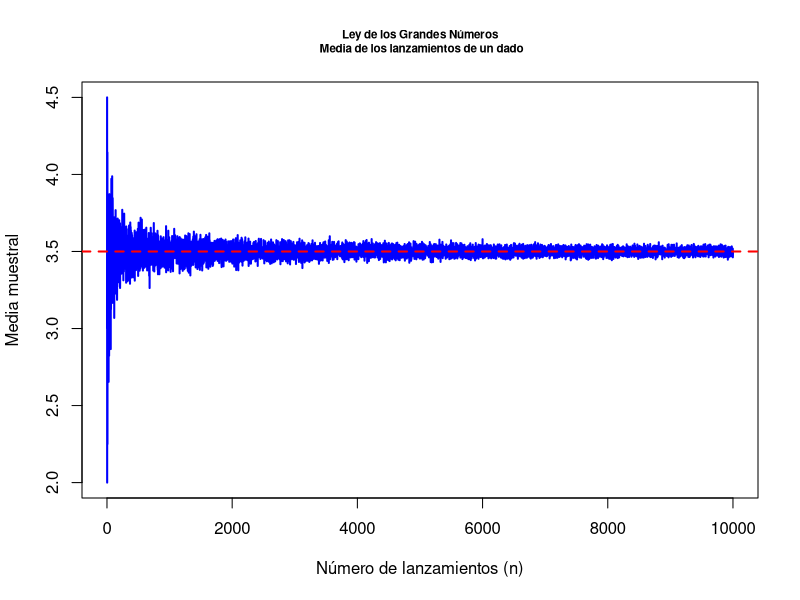
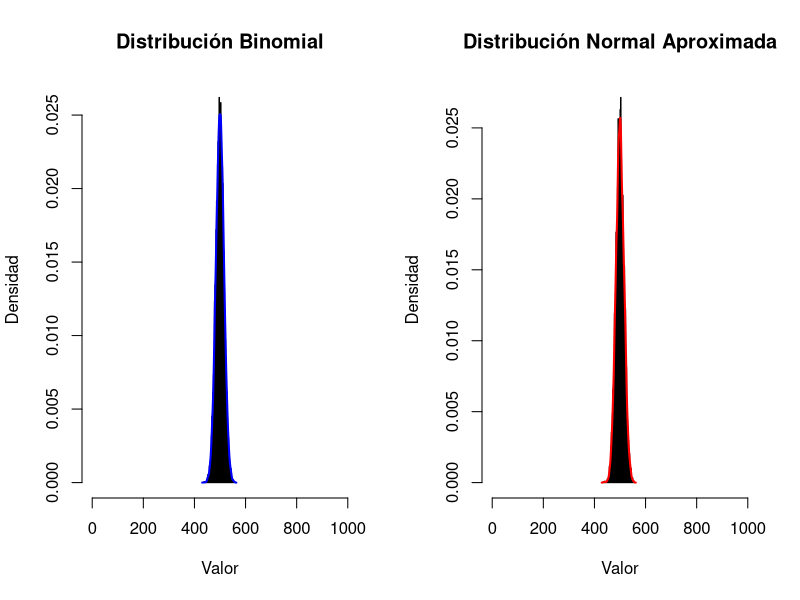
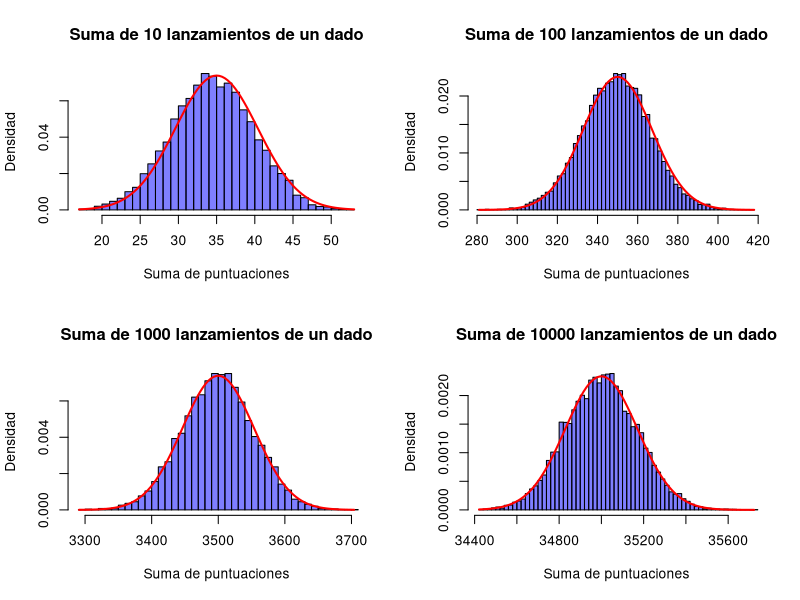

These charts were generated, in order, by the following R code:
## ---- chunk 1
# Definir la función para simular lanzamientos de un dado
simular_dado <- function(max_n) {
  medias <- numeric(max_n)  # Vector para almacenar las medias muestrales
  for (n in 1:max_n) {
    lanzamientos <- sample(1:6, n, replace = TRUE)  # Lanzar el dado n veces
    medias[n] <- mean(lanzamientos)  # Calcular la media de los lanzamientos
  }
  return(medias)
}

# Simular para un tamaño máximo de muestra de 10000 lanzamientos
max_n <- 10000
medias <- simular_dado(max_n)

# Graficar las medias muestrales a medida que n aumenta
plot(1:max_n, medias, type = "l", col = "blue", lwd = 2,
     xlab = "Número de lanzamientos (n)", ylab = "Media muestral",
     main = "Ley de los Grandes Números\n Media de los lanzamientos de un dado", cex.main=0.7)
abline(h = 3.5, col = "red", lwd = 2, lty = 2)  # Línea horizontal en 3.5

## ---- chunk 2
# Parámetros de la distribución binomial
n <- 1000  # Número de ensayos
p <- 0.5   # Probabilidad de éxito
size <- 10000  # Número de simulaciones

# Generar una variable aleatoria binomial
binomial_sample <- rbinom(size, n, p)

# Estimación de la media y la desviación estándar de la distribución binomial
mean_binom <- n * p
sd_binom <- sqrt(n * p * (1 - p))

# Generar la distribución normal aproximada
normal_sample <- rnorm(size, mean = mean_binom, sd = sd_binom)

# Graficar los histogramas de la binomial y la normal
par(mfrow = c(1, 2))  # Organizar gráficos en dos paneles

# Histograma de la muestra binomial
hist(binomial_sample, breaks = 50, probability = TRUE, 
     col = rgb(0, 0, 1, 0.5), xlim = c(0, n), 
     main = "Distribución Binomial", xlab = "Valor", 
     ylab = "Densidad")
lines(density(binomial_sample), col = "blue", lwd = 2)

# Histograma de la distribución normal aproximada
hist(normal_sample, breaks = 50, probability = TRUE, 
     col = rgb(1, 0, 0, 0.5), xlim = c(0, n), 
     main = "Distribución Normal Aproximada", xlab = "Valor", 
     ylab = "Densidad")
lines(density(normal_sample), col = "red", lwd = 2)

## ---- chunk 3
# Parámetros de la simulación
num_simulaciones <- 10000  # Número de simulaciones
num_lanzamientos <- c(10, 100, 1000, 10000)  # Diferentes tamaños de muestra

# Función para simular la suma de las puntuaciones de un dado
simular_suma_dado <- function(n) {
  suma <- rowSums(matrix(sample(1:6, n * num_simulaciones, replace = TRUE), 
                        ncol = n))  # Simulación de las sumas
  return(suma)
}

# Graficar las distribuciones de las sumas para diferentes tamaños de muestra
par(mfrow = c(2, 2))  # Organizar gráficos en 2x2

for (n in num_lanzamientos) {
  suma_dado <- simular_suma_dado(n)
  # Histograma de la suma de las puntuaciones del dado
  hist(suma_dado, breaks = 50, probability = TRUE, 
       col = rgb(0, 0, 1, 0.5), xlim = c(min(suma_dado), max(suma_dado)), 
       main = paste("Suma de", n, "lanzamientos de un dado"), 
       xlab = "Suma de puntuaciones", ylab = "Densidad")
  # Superponer la curva de densidad normal (aproximación asintótica)
  mean_dado <- 3.5 * n  # Media esperada de la suma (media de un dado es 3.5)
  sd_dado <- sqrt(n * (35 / 12))  # Desviación estándar de la suma (varianza de un dado es 35/12)
  curve(dnorm(x, mean = mean_dado, sd = sd_dado), 
        col = "red", lwd = 2, add = TRUE)
}

